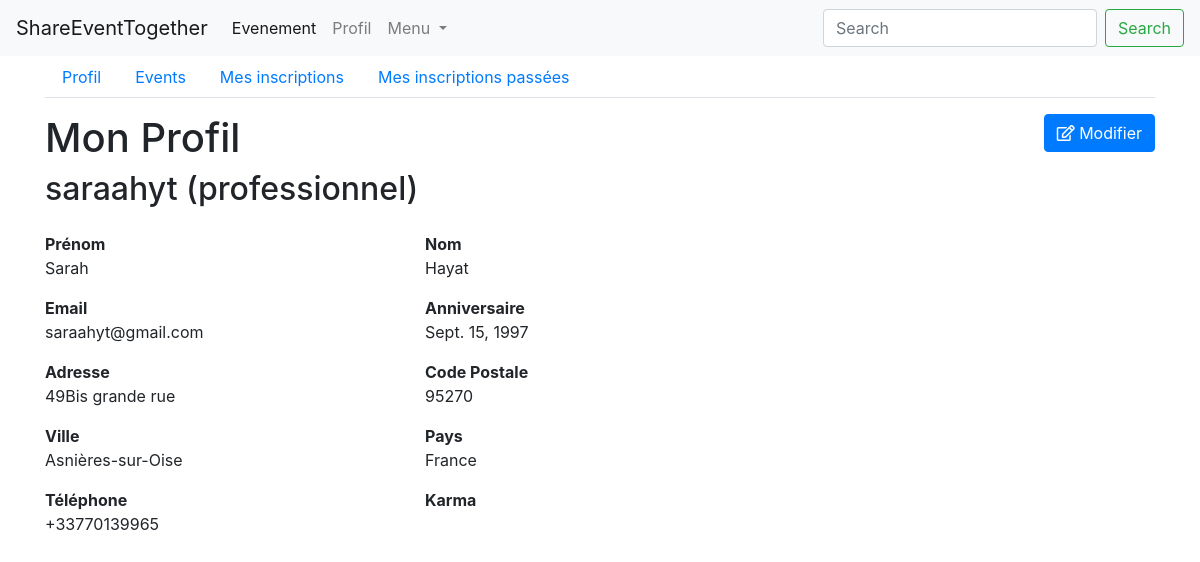
/profile (signed in), run on an earlier commit of the app's database.
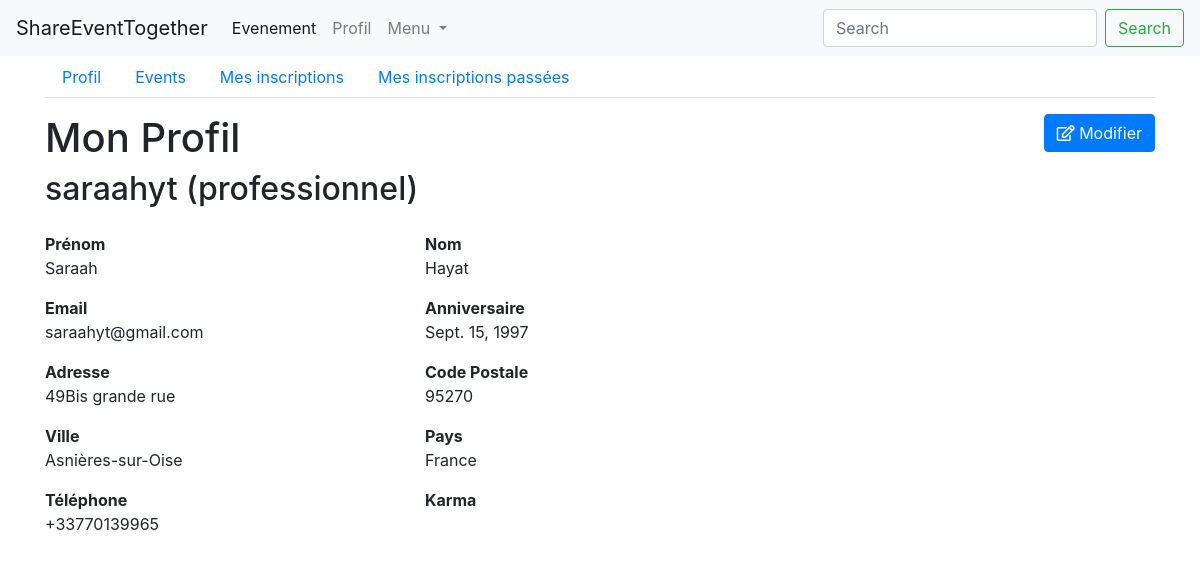
And on a later commit of the database.
### persons/models.py (models this page shows, shortened)
class Person(models.Model):
    TYPE_PARTICULIER = 'particulier'
    TYPE_PROFESSIONNEL = 'professionnel'
    TYPE_CHOICES = (
        (TYPE_PARTICULIER, 'particulier'),
        (TYPE_PROFESSIONNEL, 'professionnel')
    )
    user = models.ForeignKey('users.User', on_delete=models.CASCADE)
    first_name = models.CharField('prenom', max_length=100)
    last_name = models.CharField('nom', max_length=100)
    birth_date = models.DateField('date naissance')
    address = models.CharField('adresse', max_length=250)
    zip_code = models.IntegerField('code postal')
    city = models.CharField('ville', max_length=50)
    country = models.CharField('pays', max_length=100)
    phone_number = PhoneNumberField('telephone')
    pseudo = models.CharField('pseudo', max_length=50)
    person_type = models.CharField('type', choices=TYPE_CHOICES, max_length=15)
    created_at = models.DateTimeField('crée à', auto_now=True)
    note = models.IntegerField('karma', null=True, blank=True)

### users/models.py (models this page shows, shortened)
class User(AbstractBaseUser, PermissionsMixin):
    email = models.EmailField('email', max_length=254, unique=True)
    is_staff = models.BooleanField('statut staff', default=False)
    is_superuser = models.BooleanField('statut superutilisateur', default=False)
    is_active = models.BooleanField('actif', default=True)
    last_login = models.DateTimeField('dernière connexion', null=True, blank=True)
    date_joined = models.DateTimeField('date d\'inscription', auto_now_add=True)
    USERNAME_FIELD = 'email'
    EMAIL_FIELD = 'email'
    REQUIRED_FIELDS = []
    objects = UserManager()
    class Meta:
        ordering = ['email', ]
        verbose_name = 'utilisateur'
        verbose_name_plural = 'utilisateurs'

### events/views/persons.py (the view)
# urls.py: path('profile', DetailProfilView.as_view(), name='profil'),
class DetailProfilView(PersonView):
    def get(self, request):
        user = request.user
        person = Person.objects.get(user=user)
        form = ProfilForm(instance=person)
        context = {
            'person': person,
            'form': form,
            'navigation_items': navigation.navigation_items(navigation.NAV_EVENEMENT),
        }
        return render(request, 'persons/profil/profil_detail.html', context)

### events/forms.py (shortened to what this page needs)
class ProfilForm(forms.ModelForm):
    email = forms.EmailField(label='Email', max_length=254)
    class Meta:
        model = Person
        exclude = ['user', 'created_at', 'karma', 'person_type', 'birth_date', 'pseudo', ]
        widgets = {
            'email': forms.EmailInput(attrs={'placeholder': 'Email'}),
            'phone_number': forms.TextInput(attrs={'placeholder': '0612344321'}),
        }
    def __init__(self, instance=None, *args, **kwargs):
        super().__init__(instance=instance, *args, **kwargs)
        if instance:
            self.fields['email'].initial = instance.user.email

### events/navigation.py (called while the page is built)
def navigation_items(selected_item=None):
    items = []
    for name, shortcut in NAV_ITEMS:
        items.append({
            'name': name,
            'url': reverse(shortcut),
            'active': True if selected_item == name else False,
        })
    return items

### events/templates/persons/profil/profil_detail.html (shortened to what this page needs)
{% extends 'persons/base_navbar.html' %}
{% block content %}
    <ul class="nav nav-tabs">
        <li class="nav-item">
            <a class="nav-link" href="{% url 'profil' %}">Profil</a>
        </li>
        <li class="nav-item">
            <a class="nav-link" href="{% url 'profil-events' %}">Events</a>
        </li>
        <li class="nav-item">
            <a class="nav-link" href="{% url 'profil-registered_events' %}">Mes inscriptions</a>
        </li>
        <li class="nav-item">
            <a class="nav-link" href="#">Mes inscriptions passées</a>
        </li>
    </ul>
    <div class="row my-3">
        <div class="col-md-8">
            <h1>Mon Profil</h1>
            <h2>{{ person.pseudo }} ({{ person.person_type }})</h2>
        </div>
        <div class="col-md-4 text-right">
            <a href="{% url 'profil-edit' %}" class="btn btn-primary"><i class="far fa-edit"></i> Modifier</a>
        </div>
    </div>
    <div class="row">
        <div class="col-md-4">
            <p>
                <b>Prénom</b>
                <br>
                {{ person.first_name }}
            </p>
        </div>
        <div class="col-md-4">
            <p>
                <b>Nom</b>
                <br>
                {{ person.last_name }}
            </p>
        </div>
    </div>
    <div class="row">
        <div class="col-md-4">
            <p>
                <b>Email</b>
                <br>
                {{ person.user.email }}
            </p>
        </div>
        <div class="col-md-4">
            <p>
                <b>Anniversaire</b>
                <br>
                {{ person.birth_date }}
            </p>
        </div>
    </div>
    <div class="row">
        <div class="col-md-4">
            <p>
                <b>Adresse</b>
                <br>
                {{ person.address }}
            </p>
        </div>
        <div class="col-md-4">
            <p>
                <b>Code Postale</b>
                <br>
                {{ person.zip_code }}
            </p>
        </div>
    </div>
    <div class="row">
        <div class="col-md-4">
            <p>
                <b>Ville</b>
                <br>
                {{ person.city }}
            </p>
        </div>
        <div class="col-md-4">
            <p>
                <b>Pays</b>
                <br>
                {{ person.country }}
            </p>
        </div>
    </div>
    <div class="row">
        <div class="col-md-4">
            <p>
                <b>Téléphone</b>
                <br>
                {{ person.phone_number }}
            </p>
        </div>
        <div class="col-md-4">
            <p>
                <b>Karma</b>
                <br>
            </p>
        </div>
    </div>
{% endblock content %}

What changed in the data, as far as the page shows it:
changed Person "saraahyt": first_name "Sarah" → "Saraah"
